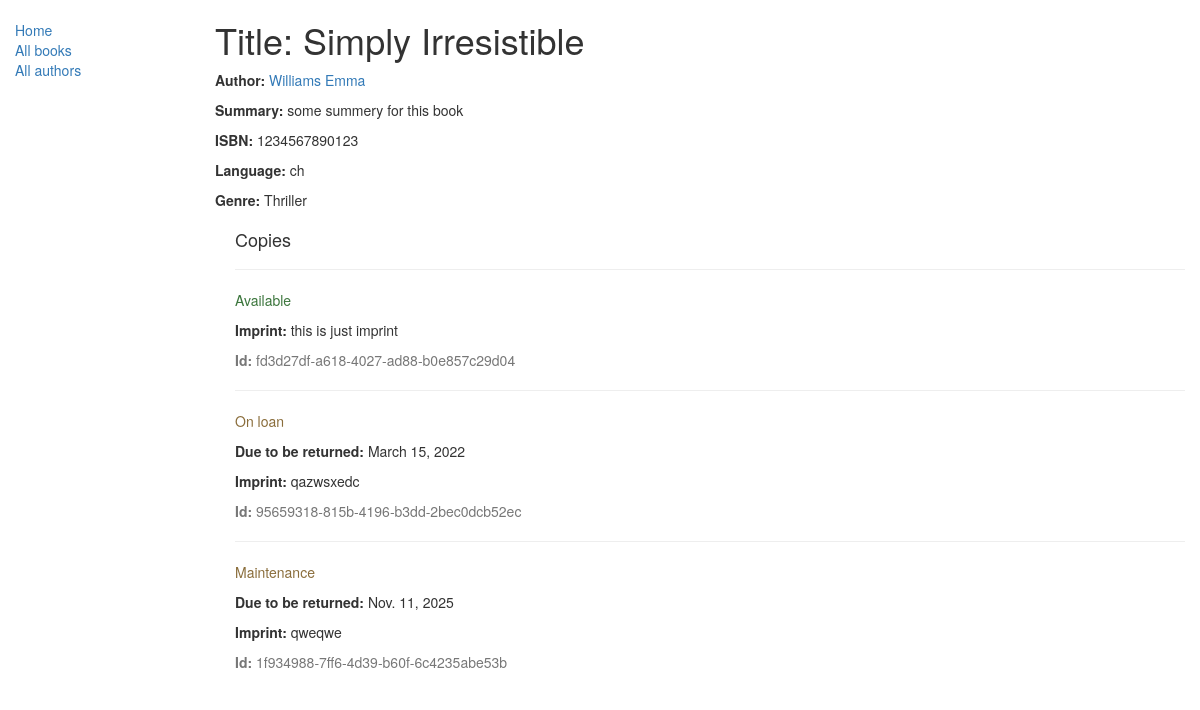
The app's page /catalog/book/1/ with its own data.
### catalog/models.py (models this page shows, shortened)
class Book(models.Model):
    title = models.CharField(max_length=200)
    author = models.ForeignKey("Author", on_delete=models.SET_NULL, null=True)
    summary = models.TextField(
        max_length=1000,
        help_text="Enter a brief description of the book"
    )
    isbn = models.CharField(
        "ISBN",
        max_length=13,
        help_text='13 Character <a href="https://www.isbn-international.org/content/what-isbn">ISBN number</a>'
    )
    genre = models.ManyToManyField(Genre, help_text="Select a genre for this book")
    language = models.ForeignKey('Language', on_delete=models.SET_NULL, null=True)
    def display_genre(self):
        """
        Creates a string for the Genre. This is required to display genre in Admin.
        """
        return ', '.join([genre.name for genre in self.genre.all()[:3]])
    display_genre.short_description = 'Genre'

class Author(models.Model):
    first_name = models.CharField(max_length=100)
    last_name = models.CharField(max_length=100)
    date_of_birth = models.DateField(null=True, blank=True)
    date_of_death = models.DateField("Died", null=True, blank=True)
    def __str__(self):
        return f"{self.last_name} {self.first_name}"

class Language(models.Model):
    name = models.CharField(max_length=200, help_text="Enter language")
    def __str__(self):
        return self.name
    class Meta:
        constraints = [
            UniqueConstraint(
                Lower("name"),
                name="language_name_lower_uniq",
                violation_error_message="Language with this name already exists (case-insensitive)."
            )
        ]

class Genre(models.Model):
    name = models.CharField(
        max_length=200,
        help_text="Введите жанр"
    )
    def __str__(self):
        return self.name

class BookInstance(models.Model):
    id = models.UUIDField(
        primary_key=True,
        default=uuid.uuid4,
        help_text="Unique ID for this particular book across whole library"
    )
    book = models.ForeignKey("Book", on_delete=models.SET_NULL, null=True)
    imprint = models.CharField(max_length=200)
    due_back = models.DateField(null=True, blank=True)
    LOAN_STATUS = (
        ("m", "Maintenance"),
        ("o", "On loan"),
        ("a", "Available"),
        ("r", "Reserved"),
    )
    status = models.CharField(
        max_length=1,
        choices=LOAN_STATUS,
        blank=True,
        default="m",
        help_text="Book availability"
    )
    class Meta:
        ordering = ["due_back"]
    def display_title(self):
        return self.book.title
    display_title.short_description = 'Title'

### catalog/views.py (the view)
# urls.py: path('book/<int:pk>/', views.BookDetailView.as_view(), name='book-detail'),
class BookDetailView(generic.DetailView):
    model = Book

### catalog/templates/catalog/book_detail.html (shortened to what this page needs)
{% extends "base_generic.html" %}
{% block content %}
  <h1>Title: {{ book.title }}</h1>
  <p><strong>Author:</strong> <a href="">{{ book.author }}</a></p>
  <p><strong>Summary:</strong> {{ book.summary }}</p>
  <p><strong>ISBN:</strong> {{ book.isbn }}</p>
  <p><strong>Language:</strong> {{ book.language }}</p>
  <p><strong>Genre:</strong> {% for genre in book.genre.all %} {{ genre }}{% if not forloop.last %}, {% endif %}{% endfor %}</p>
  <div style="margin-left:20px;margin-top:20px">
    <h4>Copies</h4>
    {% for copy in book.bookinstance_set.all %}
    <hr>
    <p class="{% if copy.status == 'a' %}text-success{% elif copy.status == 'd' %}text-danger{% else %}text-warning{% endif %}">{{ copy.get_status_display }}</p>
    {% if copy.status != 'a' %}<p><strong>Due to be returned:</strong> {{copy.due_back}}</p>{% endif %}
    <p><strong>Imprint:</strong> {{copy.imprint}}</p>
    <p class="text-muted"><strong>Id:</strong> {{copy.id}}</p>
    {% endfor %}
  </div>
{% endblock %}

### records on screen
Book: title "Simply Irresistible", author "Williams Emma", summary "some summery for this book", isbn "1234567890123", language "ch"
Genre: name "Thriller"
BookInstance: status "Available", imprint "this is just imprint", id "fd3d27df-a618-4027-ad88-b0e857c29d04"
BookInstance: status "On loan", due_back "March 15, 2022", imprint "qazwsxedc", id "95659318-815b-4196-b3dd-2bec0dcb52ec"
BookInstance: status "Maintenance", due_back "Nov. 11, 2025", imprint "qweqwe", id "1f934988-7ff6-4d39-b60f-6c4235abe53b"
